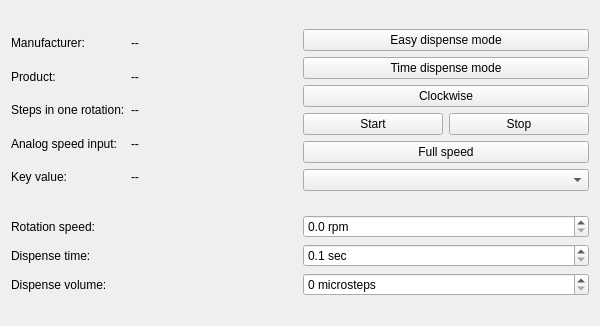
<?xml version="1.0" encoding="UTF-8"?>
<ui version="4.0">
 <class>Form</class>
 <widget class="QWidget" name="Form">
  <property name="geometry">
   <rect>
    <x>0</x>
    <y>0</y>
    <width>600</width>
    <height>326</height>
   </rect>
  </property>
  <property name="windowTitle">
   <string>Peristaltic Pump Control</string>
  </property>
  <property name="windowIcon">
   <iconset resource="../../../resource/icons/icons.qrc">
    <normaloff>:/icons/peristaltic_pump.svg</normaloff>:/icons/peristaltic_pump.svg</iconset>
  </property>
  <layout class="QVBoxLayout" name="verticalLayout_2">
   <item>
    <layout class="QHBoxLayout" name="horizontalLayout">
     <item>
      <layout class="QGridLayout" name="gridLayout">
       <item row="1" column="0">
        <widget class="QLabel" name="label_2">
         <property name="text">
          <string>Product:</string>
         </property>
        </widget>
       </item>
       <item row="4" column="0">
        <widget class="QLabel" name="label_9">
         <property name="text">
          <string>Key value:</string>
         </property>
        </widget>
       </item>
       <item row="4" column="1">
        <widget class="QLabel" name="keyValueLabel">
         <property name="sizePolicy">
          <sizepolicy hsizetype="MinimumExpanding" vsizetype="Preferred">
           <horstretch>0</horstretch>
           <verstretch>0</verstretch>
          </sizepolicy>
         </property>
         <property name="text">
          <string>--</string>
         </property>
        </widget>
       </item>
       <item row="0" column="1">
        <widget class="QLabel" name="manufacturerLabel">
         <property name="sizePolicy">
          <sizepolicy hsizetype="MinimumExpanding" vsizetype="Preferred">
           <horstretch>0</horstretch>
           <verstretch>0</verstretch>
          </sizepolicy>
         </property>
         <property name="text">
          <string>--</string>
         </property>
        </widget>
       </item>
       <item row="2" column="1">
        <widget class="QLabel" name="stepCountLabel">
         <property name="sizePolicy">
          <sizepolicy hsizetype="MinimumExpanding" vsizetype="Preferred">
           <horstretch>0</horstretch>
           <verstretch>0</verstretch>
          </sizepolicy>
         </property>
         <property name="text">
          <string>--</string>
         </property>
        </widget>
       </item>
       <item row="0" column="0">
        <widget class="QLabel" name="label">
         <property name="text">
          <string>Manufacturer:</string>
         </property>
        </widget>
       </item>
       <item row="3" column="0">
        <widget class="QLabel" name="label_7">
         <property name="text">
          <string>Analog speed input:</string>
         </property>
        </widget>
       </item>
       <item row="2" column="0">
        <widget class="QLabel" name="label_3">
         <property name="text">
          <string>Steps in one rotation:</string>
         </property>
        </widget>
       </item>
       <item row="1" column="1">
        <widget class="QLabel" name="productLabel">
         <property name="sizePolicy">
          <sizepolicy hsizetype="MinimumExpanding" vsizetype="Preferred">
           <horstretch>0</horstretch>
           <verstretch>0</verstretch>
          </sizepolicy>
         </property>
         <property name="text">
          <string>--</string>
         </property>
        </widget>
       </item>
       <item row="3" column="1">
        <widget class="QLabel" name="analogSpeedLabel">
         <property name="sizePolicy">
          <sizepolicy hsizetype="MinimumExpanding" vsizetype="Preferred">
           <horstretch>0</horstretch>
           <verstretch>0</verstretch>
          </sizepolicy>
         </property>
         <property name="text">
          <string>--</string>
         </property>
        </widget>
       </item>
      </layout>
     </item>
     <item>
      <layout class="QVBoxLayout" name="verticalLayout">
       <item>
        <widget class="QPushButton" name="easyDispensePushButton">
         <property name="sizePolicy">
          <sizepolicy hsizetype="MinimumExpanding" vsizetype="Fixed">
           <horstretch>0</horstretch>
           <verstretch>0</verstretch>
          </sizepolicy>
         </property>
         <property name="text">
          <string>Easy dispense mode</string>
         </property>
         <property name="checkable">
          <bool>true</bool>
         </property>
        </widget>
       </item>
       <item>
        <widget class="QPushButton" name="timeDispensePushButton">
         <property name="sizePolicy">
          <sizepolicy hsizetype="MinimumExpanding" vsizetype="Fixed">
           <horstretch>0</horstretch>
           <verstretch>0</verstretch>
          </sizepolicy>
         </property>
         <property name="text">
          <string>Time dispense mode</string>
         </property>
         <property name="checkable">
          <bool>true</bool>
         </property>
        </widget>
       </item>
       <item>
        <widget class="QPushButton" name="clockwisePushButton">
         <property name="sizePolicy">
          <sizepolicy hsizetype="MinimumExpanding" vsizetype="Fixed">
           <horstretch>0</horstretch>
           <verstretch>0</verstretch>
          </sizepolicy>
         </property>
         <property name="text">
          <string>Clockwise</string>
         </property>
         <property name="checkable">
          <bool>true</bool>
         </property>
        </widget>
       </item>
       <item>
        <layout class="QHBoxLayout" name="horizontalLayout_2">
         <item>
          <widget class="QPushButton" name="startPushButton">
           <property name="sizePolicy">
            <sizepolicy hsizetype="MinimumExpanding" vsizetype="Fixed">
             <horstretch>0</horstretch>
             <verstretch>0</verstretch>
            </sizepolicy>
           </property>
           <property name="text">
            <string>Start</string>
           </property>
           <property name="icon">
            <iconset resource="../../../resource/icons/icons.qrc">
             <normaloff>:/icons/start.svg</normaloff>:/icons/start.svg</iconset>
           </property>
           <property name="checkable">
            <bool>false</bool>
           </property>
          </widget>
         </item>
         <item>
          <widget class="QPushButton" name="stopPushButton">
           <property name="sizePolicy">
            <sizepolicy hsizetype="MinimumExpanding" vsizetype="Fixed">
             <horstretch>0</horstretch>
             <verstretch>0</verstretch>
            </sizepolicy>
           </property>
           <property name="text">
            <string>Stop</string>
           </property>
           <property name="icon">
            <iconset resource="../../../resource/icons/icons.qrc">
             <normaloff>:/icons/stop.svg</normaloff>:/icons/stop.svg</iconset>
           </property>
          </widget>
         </item>
        </layout>
       </item>
       <item>
        <widget class="QPushButton" name="fullSpeedPushButton">
         <property name="sizePolicy">
          <sizepolicy hsizetype="MinimumExpanding" vsizetype="Fixed">
           <horstretch>0</horstretch>
           <verstretch>0</verstretch>
          </sizepolicy>
         </property>
         <property name="text">
          <string>Full speed</string>
         </property>
         <property name="checkable">
          <bool>true</bool>
         </property>
        </widget>
       </item>
       <item>
        <widget class="QComboBox" name="controlModeComboBox">
         <property name="sizePolicy">
          <sizepolicy hsizetype="MinimumExpanding" vsizetype="Fixed">
           <horstretch>0</horstretch>
           <verstretch>0</verstretch>
          </sizepolicy>
         </property>
        </widget>
       </item>
      </layout>
     </item>
    </layout>
   </item>
   <item>
    <layout class="QGridLayout" name="gridLayout_2">
     <item row="2" column="1">
      <widget class="QDoubleSpinBox" name="dispenseVolumeDoubleSpinBox">
       <property name="keyboardTracking">
        <bool>false</bool>
       </property>
       <property name="suffix">
        <string> microsteps</string>
       </property>
       <property name="decimals">
        <number>0</number>
       </property>
       <property name="maximum">
        <double>4294967295.000000000000000</double>
       </property>
      </widget>
     </item>
     <item row="2" column="0">
      <widget class="QLabel" name="label_5">
       <property name="text">
        <string>Dispense volume:</string>
       </property>
      </widget>
     </item>
     <item row="1" column="0">
      <widget class="QLabel" name="label_4">
       <property name="text">
        <string>Dispense time:</string>
       </property>
      </widget>
     </item>
     <item row="1" column="1">
      <widget class="QDoubleSpinBox" name="dispenseTimeDoubleSpinBox">
       <property name="keyboardTracking">
        <bool>false</bool>
       </property>
       <property name="suffix">
        <string> sec</string>
       </property>
       <property name="decimals">
        <number>1</number>
       </property>
       <property name="minimum">
        <double>0.100000000000000</double>
       </property>
       <property name="maximum">
        <double>999.899999999999977</double>
       </property>
      </widget>
     </item>
     <item row="0" column="0">
      <widget class="QLabel" name="label_6">
       <property name="text">
        <string>Rotation speed:</string>
       </property>
      </widget>
     </item>
     <item row="0" column="1">
      <widget class="QDoubleSpinBox" name="rotationSpeedDoubleSpinBox">
       <property name="keyboardTracking">
        <bool>false</bool>
       </property>
       <property name="suffix">
        <string> rpm</string>
       </property>
       <property name="decimals">
        <number>1</number>
       </property>
       <property name="maximum">
        <double>150.000000000000000</double>
       </property>
      </widget>
     </item>
    </layout>
   </item>
  </layout>
 </widget>
 <tabstops>
  <tabstop>easyDispensePushButton</tabstop>
  <tabstop>timeDispensePushButton</tabstop>
  <tabstop>clockwisePushButton</tabstop>
  <tabstop>startPushButton</tabstop>
  <tabstop>stopPushButton</tabstop>
  <tabstop>fullSpeedPushButton</tabstop>
  <tabstop>controlModeComboBox</tabstop>
  <tabstop>rotationSpeedDoubleSpinBox</tabstop>
  <tabstop>dispenseTimeDoubleSpinBox</tabstop>
  <tabstop>dispenseVolumeDoubleSpinBox</tabstop>
 </tabstops>
 <resources>
  <include location="../../../resource/icons/icons.qrc"/>
 </resources>
 <connections/>
</ui>
